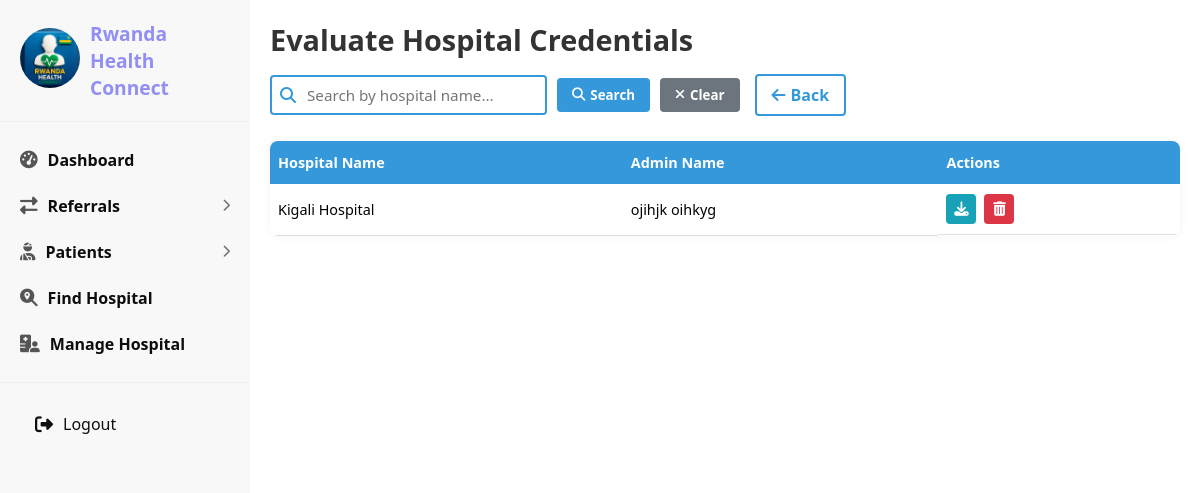
The app's page /manage_hospital/evaluate-credentials/ with its own data.
### manage_hospital/models.py (models this page shows, shortened)
class FacilityDocument(models.Model):
    facility = models.ForeignKey(Facility, on_delete=models.CASCADE, related_name='documents')
    document_type = models.CharField(max_length=100, default='Combined ZIP')
    cloudinary_url = models.URLField()
    cloudinary_public_id = models.CharField(max_length=255)
    uploaded_at = models.DateTimeField(auto_now_add=True)
    is_zip_archive = models.BooleanField(default=False) # Add this line
    class Meta:
        ordering = ['-uploaded_at']
        verbose_name = 'Facility Document'
        verbose_name_plural = 'Facility Documents'

### accounts/models.py (models this page shows, shortened)
class Facility(models.Model):
    FACILITY_TYPE_CHOICES = (
        ('hospital', 'Hospital'),
        ('clinic', 'Clinic'),
        ('urgent_care', 'Urgent Care Center'),
        ('long_term_care', 'Long-Term Care Facility'),
        ('specialty_center', 'Specialty Center'),
    )
    FACILITY_LEVEL_CHOICES = (
        ('primary', 'Primary Care'),
        ('secondary', 'Secondary Care'),
        ('tertiary', 'Tertiary Care'),
        ('quaternary', 'Quaternary Care'),
        ('emergency', 'Emergency Care'),
    )
    PROVINCE_CHOICES = (
        ('kigali', 'Kigali City'),
        ('northern', 'Northern Province'),
        ('southern', 'Southern Province'),
        ('eastern', 'Eastern Province'),
        ('western', 'Western Province'),
    )
    name = models.CharField(max_length=255)
    facility_type = models.CharField(max_length=50, choices=FACILITY_TYPE_CHOICES)
    facility_level = models.CharField(max_length=50, choices=FACILITY_LEVEL_CHOICES)
    address = models.CharField(max_length=255)
    province = models.CharField(max_length=50, choices=PROVINCE_CHOICES)
    district = models.CharField(max_length=100)
    sector = models.CharField(max_length=100)
    cell = models.CharField(max_length=100)
    village = models.CharField(max_length=100)
    admin_first_name = models.CharField(max_length=100, default='Hospital')
    admin_last_name = models.CharField(max_length=100, default='Hospital')
    admin_position = models.CharField(max_length=100, default='Administrator')
    admin_email = models.EmailField(unique=True, default='admin@example.com')
    admin_phone = models.CharField(max_length=20, unique=True, default='+250700000000')
    admin_password = models.CharField(max_length=255, default='changeme')  # Ensure this gets hashed on save
    is_approved = models.CharField(max_length=100, default='Pending')  # Changed to 'Approved' for filtering
    license_number = models.CharField(max_length=100, blank=True, null=True)
    created_at = models.DateTimeField(auto_now_add=True)
    updated_at = models.DateTimeField(auto_now=True)

### manage_hospital/views.py (the view)
# urls.py: path('evaluate-credentials/', views.evaluate_hospital_credentials, name='evaluate_hospital_credentials'),
def evaluate_hospital_credentials(request):
    facility_documents = FacilityDocument.objects.select_related('facility').all()
    page = request.GET.get('page', 1)
    paginator = Paginator(facility_documents, 10)  # Show 10 documents per page
    try:
        facility_documents = paginator.page(page)
    except PageNotAnInteger:
        facility_documents = paginator.page(1)
    except EmptyPage:
        facility_documents = paginator.page(paginator.num_pages)
    context = {
        'facility_documents': facility_documents
    }
    return render(request, 'manage_hospital/evaluate_hospital.html', context)

### templates/manage_hospital/evaluate_hospital.html (shortened to what this page needs)
<!DOCTYPE html>
<html lang="en">
<head>
    {% load static %}
    <link rel="stylesheet" href="{% static 'css/styles.css' %}">
    <link rel="stylesheet" href="https://cdnjs.cloudflare.com/ajax/libs/font-awesome/6.4.0/css/all.min.css">
</head>
<body>
    <div class="container">
        <div class="sidebar">
             <div class="logo">
    <a href="{% url 'home' %}">
        <img src="{% static 'images/logo.jpg' %}" alt="Logo" style="width: 60px; height: 60px; margin-right: 10px; border-radius: 50%;">
    </a>
    <span>Rwanda Health Connect</span>
</div>
            <ul class="nav-links">
                <li>
                    <a href="{% url 'home' %}">
                        <i class="fas fa-tachometer-alt"></i>
                        <span class="link-name">Dashboard</span>
                    </a>
                </li>
                <li class="submenu">
                    <a href="#" onclick="toggleSubmenu(event)">
                        <i class="fas fa-exchange-alt"></i>
                        <span class="link-name">Referrals</span>
                        <i class="fas fa-chevron-right dropdown"></i>
                    </a>
                </li>
                <li class="submenu">
                    <a href="#" onclick="toggleSubmenu(event)">
                        <i class="fas fa-user-injured"></i>
                        <span class="link-name">Patients</span>
                        <i class="fas fa-chevron-right dropdown"></i>
                    </a>
                </li>
                <li>
                    <a href="{% url 'find_hospital' %}" class="active">
                        <i class="fas fa-search-location"></i>
                        <span class="link-name">Find Hospital</span>
                    </a>
                </li>
                <li>
                    <a href="{% url 'manage_hospital_home' %}">
                        <i class="fas fa-hospital-user"></i>
                        <span class="link-name">Manage Hospital</span>
                    </a>
                </li>
            </ul>
            <div class="logout-container">
                <a href="{% url 'accounts:logout' %}" class="logout-btn">
                    <i class="fas fa-sign-out-alt"></i>
                    <span>Logout</span>
                </a>
            </div>
        </div>
<div class="main-content">
            <div class="page-header">
                <h1>Evaluate Hospital Credentials</h1>
                <div class="header-actions">
                    <div class="search-container">
                        <div class="search-input-container">
                            <i class="fas fa-search search-icon"></i>
                            <input type="text" id="searchInput" class="search-input" placeholder="Search by hospital name...">
                        </div>
                        <button class="search-btn" id="searchBtn">
                            <i class="fas fa-search"></i> Search
                        </button>
                        <button class="clear-search-btn" id="clearSearchBtn">
                            <i class="fas fa-times"></i> Clear
                        </button>
                    </div>
                    <a href="{% url 'manage_hospital_home' %}" class="back-btn">
                        <i class="fas fa-arrow-left"></i> Back
                    </a>
                </div>
            </div>
            <div class="table-container">
                <table class="hospital-table">
                    <thead>
                        <tr>
                            <th>Hospital Name</th>
                            <th>Admin Name</th>
                            <th>Actions</th>
                        </tr>
                    </thead>
                    <tbody id="hospitalTableBody">
                        {% for document in facility_documents %}
                        <tr data-id="{{ document.facility.id }}" data-hospital="{{ document.facility.name }}">
                            <td>{{ document.facility.name }}</td>
                            <td>{{ document.facility.admin_first_name }} {{ document.facility.admin_last_name }}</td>
                            <td class="actions">
                                <a href="{% url 'download_hospital_credentials' document.facility.id %}"
                                   class="btn-download"
                                   title="Download Documents">
                                    <i class="fas fa-download"></i>
                                </a>
                                <a href="#" class="btn-delete" title="Delete"
                                   onclick="confirmDelete({{ document.facility.id }}, '{{ document.facility.name }}', event)">
                                    <i class="fas fa-trash-alt"></i>
                                </a>
                            </td>
                        </tr>
                        {% empty %}
                        <tr>
                            <td colspan="3" style="text-align: center; padding: 20px;">No hospital documents found</td>
                        </tr>
                        {% endfor %}
                    </tbody>
                </table>
            </div>
        </div>
    </div>
</body>
</html>

### static/css/styles.css (style rules this page uses)
* { margin: 0; padding: 0; box-sizing: border-box; font-family: 'Segoe UI', Tahoma, Geneva, Verdana, sans-serif; }
body { background: #eeeaea; }
.container { display: flex; min-height: 100vh; }
.sidebar { width: 250px; background: rgb(248, 248, 248); box-shadow: 2px 0 5px rgba(251, 238, 238, 0.1); transition: all 0.3s; }
.logo { display: flex; align-items: center; padding: 20px; font-size: 1.2rem; font-weight: bold; color: #918ff4; border-bottom: 1px solid #eee; }
.nav-links { list-style: none; padding: 15px 0; }
.nav-links li { position: relative; }
.nav-links li a { display: flex; align-items: center; padding: 12px 20px; color: #0e0d0d; text-decoration: none; transition: all 0.3s; font-weight: bold; }
.nav-links li a i:first-child { margin-right: 10px; font-size: 1.1rem; color: #555; }
.nav-links li a .dropdown { margin-left: auto; font-size: 0.8rem; color: #777; transition: transform 0.3s; }
.logout-container { margin-top: auto; padding: 20px; border-top: 1px solid #eee; }
.logout-btn { display: flex; align-items: center; gap: 10px; color: #100e0e; text-decoration: none; font-weight: 500; padding: 10px 15px; border-radius: 5px; transition: all 0.3s ease; }
.logout-btn i { font-size: 18px; }
.main-content { flex: 1; padding: 20px; background: #fff; }

### templates/manage_hospital/evaluate_hospital.html (style rules this page uses)
.main-content { padding: 20px; background: #fff; overflow-x: auto; }
.page-header { display: flex; justify-content: space-between; align-items: center; margin-bottom: 25px; flex-wrap: wrap; gap: 15px; }
.page-header h1 { color: #333; margin: 0; font-size: 1.8rem; }
.header-actions { display: flex; gap: 15px; flex-wrap: wrap; }
.back-btn { border: 2px solid #3498db; padding: 8px 15px; border-radius: 4px; text-decoration: none; color: #3498db; font-weight: bold; display: inline-flex; align-items: center; gap: 5px; transition: all 0.3s; }
.search-container { display: flex; align-items: center; gap: 10px; flex-grow: 1; }
.search-input-container { position: relative; flex-grow: 1; max-width: 400px; }
.search-input { width: 100%; padding: 8px 15px 8px 35px; border: 2px solid #3498db; border-radius: 4px; font-size: 0.95rem; transition: all 0.3s; }
.search-icon { position: absolute; left: 10px; top: 50%; transform: translateY(-50%); color: #3498db; }
.search-btn, .clear-search-btn { padding: 8px 15px; border-radius: 4px; font-weight: bold; display: inline-flex; align-items: center; gap: 5px; transition: all 0.3s; cursor: pointer; border: none; }
.search-btn { background-color: #3498db; color: white; }
.clear-search-btn { background-color: #6c757d; color: white; }
.table-container { width: 100%; overflow-x: auto; box-shadow: 0 0 10px rgba(0, 0, 0, 0.05); border-radius: 8px; background: white; margin-bottom: 20px; }
.hospital-table { width: 100%; border-collapse: collapse; font-size: 0.9rem; }
.hospital-table th { background-color: #3498db; color: white; padding: 12px 8px; text-align: left; font-weight: 600; position: sticky; top: 0; }
.hospital-table td { padding: 10px 8px; border-bottom: 1px solid #e0e0e0; vertical-align: middle; }
.actions { display: flex; gap: 8px; }
.btn-download, .btn-delete { padding: 6px 8px; border-radius: 4px; color: white; text-decoration: none; display: inline-flex; align-items: center; justify-content: center; transition: all 0.2s; width: 30px; height: 30px; }
.btn-download { background-color: #17a2b8; }
.btn-delete { background-color: #dc3545; }

### records on screen
FacilityDocument: facility.name "Kigali Hospital", facility.admin_first_name "ojihjk", facility.admin_last_name "oihkyg"
